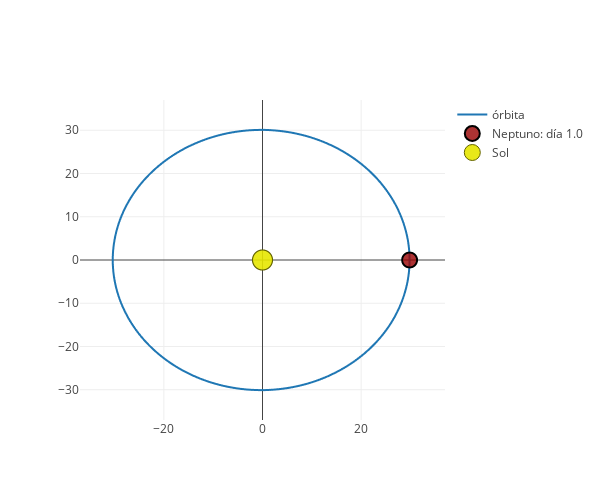

The cell this chart's notebook holds for it:
### Markdown cell above
## Representación de la órbita del planeta

Tras el cálculo de los valores anteriores, pasamos ahora a representar en los ejes cartesianos. La ejecución de la celda siguiente es idéntica a la anterior (click sobre la celda y a continuación Shift + Intro). Una vez ejecutada, se muestra de nuevo la lista desplegable y el cuadro de texto para introducir el día.

Debajo, se mostrará un gráfico en el que aparece dibujada la órbita, el Sol en el punto (0,0), y el planeta sobre la órbita, en la posición dada por el día especificado

### Code cell
orbit_planet_picker = wdgs.Dropdown(options=planets_dict, description="Planeta")
orbit_day_picker = wdgs.FloatText(value=1, description="Día", disabled=False)
wdgs.interact(displayer.display_orbit, planet=orbit_planet_picker, time=orbit_day_picker);

### Figure 1 — Plotly figure (JSON) as saved in the notebook; plotly's stock layout.template omitted (floating-point values rounded to 4 significant figures; data arrays with more than 128 entries replaced by an {"elided": "..."} marker saying what was removed)
{"data": [{"name": "órbita", "type": "scattergl", "x": {"elided": "201 float values"}, "y": {"elided": "201 float values"}}, {"marker": {"color": "rgba(152, 0, 0, .8)", "line": {"color": "rgb(0, 0, 0)", "width": 2}, "size": 15}, "mode": "markers", "name": "Neptuno: día 1.0", "type": "scattergl", "x": [29.82], "y": [0.003138]}, {"marker": {"color": "rgba(230, 230, 0, .9)", "line": {"color": "rgb(100,100,0)", "width": 1}, "size": 20}, "mode": "markers", "name": "Sol", "type": "scattergl", "x": [0], "y": [0]}], "layout": {"height": 500, "width": 600, "xaxis": {"anchor": "y", "range": [-37, 37]}, "yaxis": {"anchor": "x", "autorange": false, "range": [-37, 37]}}}
